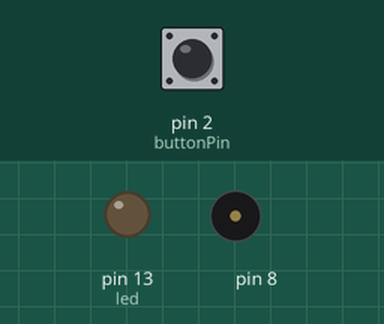
Bench run of a sketch on a simulated Arduino Uno, built with avr-gcc and run on an emulated ATmega328P. Parts: output pins drawn as LEDs (lit = HIGH), buzzer (waves = sounding). The test bench sets the inputs (shaded band); at power-on: pin 2 (buttonPin) LOW. What the sketch prints to the serial monitor is not drawn.

Above: at 1.2 s.
1.3 s: pin 2 (buttonPin) pulled HIGH for 0.15 s
At 2.0 s:
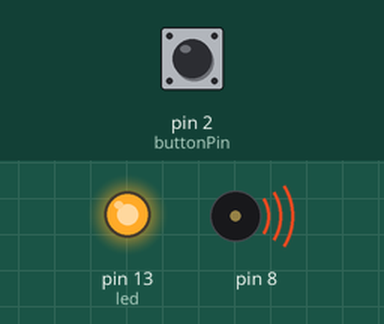
4.3 s: pin 2 (buttonPin) pulled HIGH for 1 s
At 5.72 s:
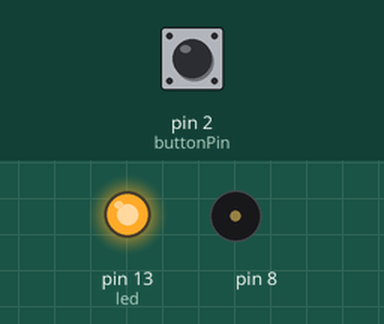
7.3 s: pin 2 (buttonPin) pulled HIGH for 3.2 s
At 13.2 s:
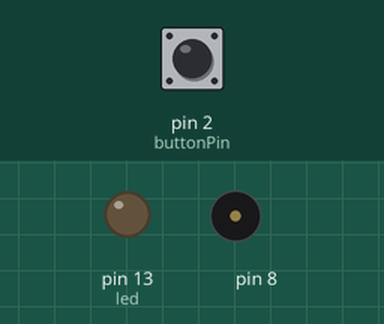
Timing chart, 0 to 14.7 s (numbered marks = the images above; inputs shaded):
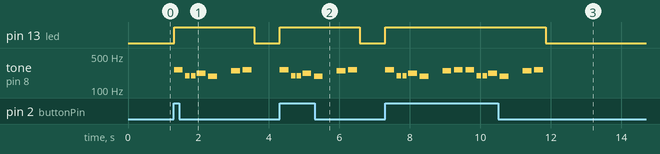

Measured:
- after the input at 1.3 s, pin 13 (led): LOW → HIGH at once, → LOW 2.3 s later; tone on pin 8: plays 262 Hz for 0.25 s, 196 Hz for 0.13 s, 196 Hz for 0.13 s, 220 Hz for 0.25 s, 193 Hz for 0.25 s, 247 Hz for 0.25 s … (7 notes in this stretch), starting at once
- after the input at 4.3 s, pin 13 (led): LOW → HIGH at once, → LOW 2.3 s later; tone on pin 8: plays 262 Hz for 0.25 s, 196 Hz for 0.13 s, 196 Hz for 0.13 s, 220 Hz for 0.25 s, 193 Hz for 0.25 s, 247 Hz for 0.25 s … (7 notes in this stretch), starting at once
- after the input at 7.3 s, pin 13 (led): LOW → HIGH at once, → LOW 4.5 s later; tone on pin 8: plays 262 Hz for 0.25 s, 196 Hz for 0.13 s, 196 Hz for 0.13 s, 220 Hz for 0.25 s, 193 Hz for 0.25 s, 247 Hz for 0.25 s … (14 notes in this stretch), starting at once

The sketch:

play-sound.ino
```cpp
/*
  http://www.arduino.cc/en/Tutorial/Tone
  https://www.arduino.cc/en/Tutorial/Button
*/

bool doit = false;
const int buttonPin = 2;
int buttonState = 0;
const int led = 13;

void setup() {
  Serial.begin(9600);
  pinMode(buttonPin, INPUT);
  pinMode(led, OUTPUT);
}


void loop() {
  buttonState = digitalRead(buttonPin);
  Serial.println(buttonState);

  if (buttonState == HIGH) {
    doit = true;
  }

  digitalWrite(led,buttonState);

  // if need to repeat the melody.
  if(doit)
  {
    doit = false;
    play();
  }
}


// notes in the melody:
int melody[] = {
  262, 196, 196, 220, 193, 0, 247, 262
};

// note durations: 4 = quarter note, 8 = eighth note, etc.:
int noteDurations[] = {
  4, 8, 8, 4, 4, 4, 4, 4
};

void play() {
    for (int thisNote = 0; thisNote < 8; thisNote++) {

    // to calculate the note duration, take one second divided by the note type.
    //e.g. quarter note = 1000 / 4, eighth note = 1000/8, etc.
    int noteDuration = 1000 / noteDurations[thisNote];
    tone(8, melody[thisNote], noteDuration);

    // to distinguish the notes, set a minimum time between them.
    // the note's duration + 30% seems to work well:
    int pauseBetweenNotes = noteDuration * 1.30;
    delay(pauseBetweenNotes);
    // stop the tone playing:
    noTone(8);
  }
}
```
